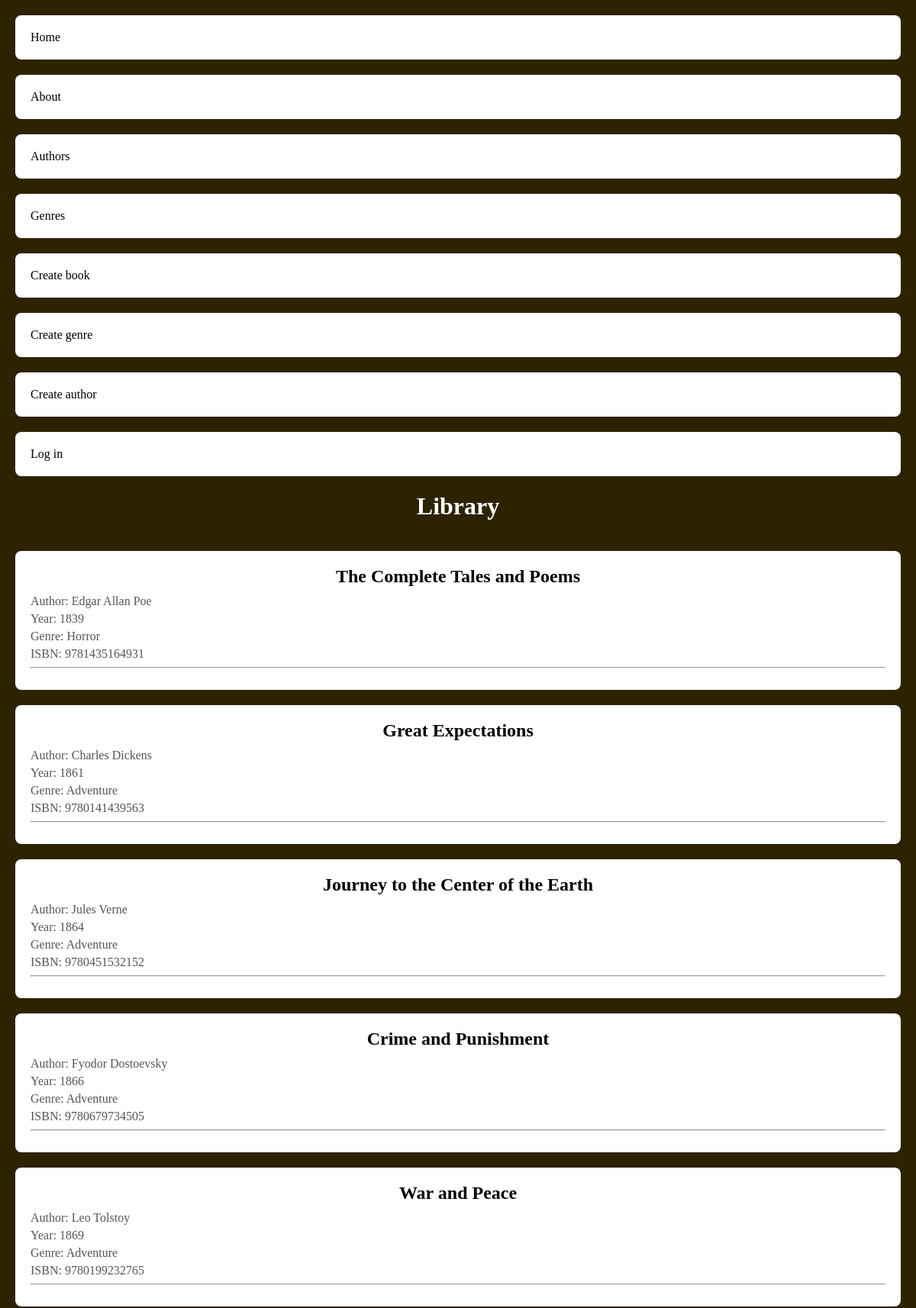
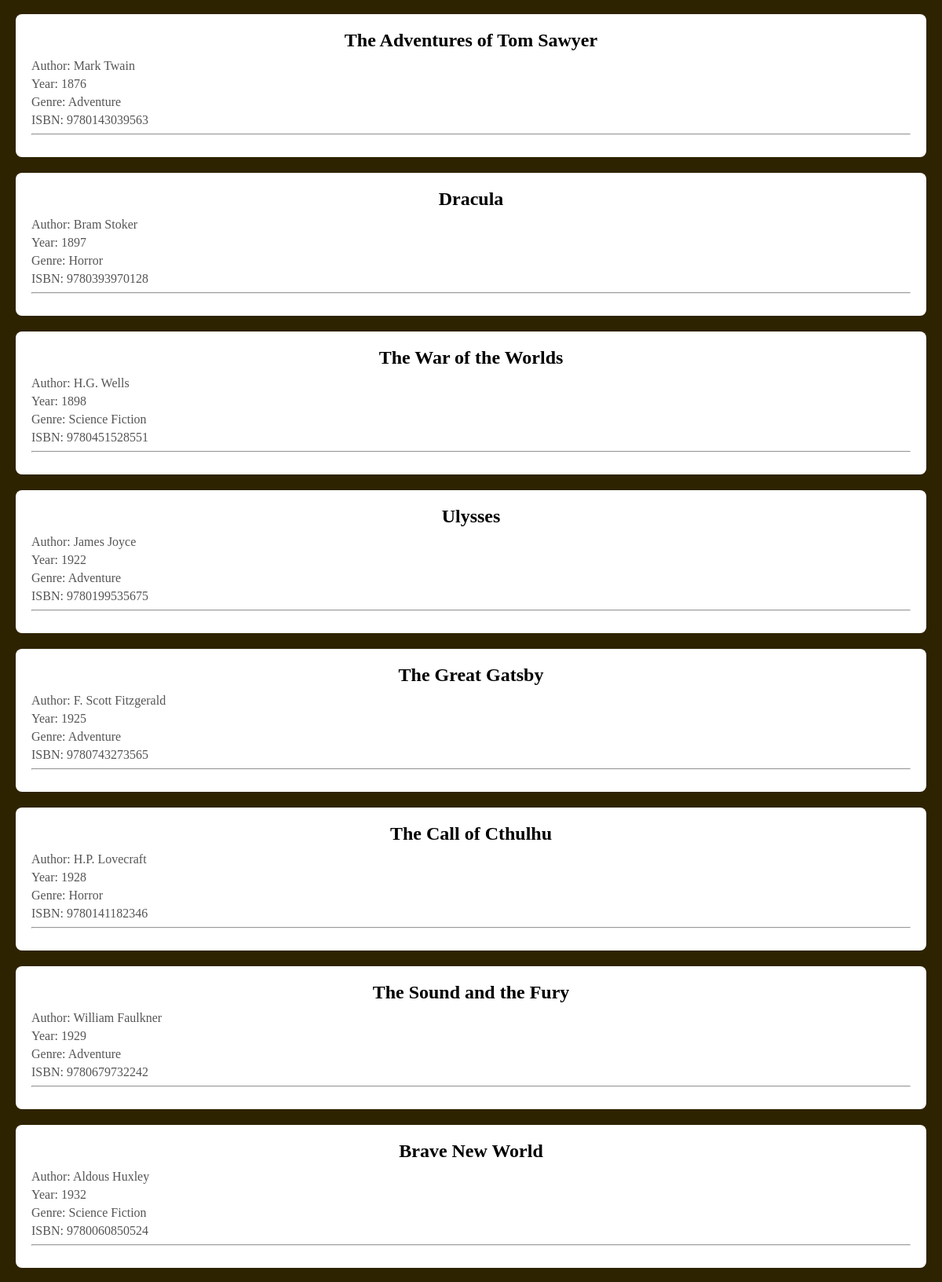
/library/ (upper part), run on the app's committed database (2 pictures, top to bottom).
### library/models.py (models this page shows)
class Book(models.Model):
    title = models.CharField(max_length=100)
    author = models.ForeignKey('Author', on_delete=models.CASCADE, null=True)
    genre = models.ForeignKey('Genre', on_delete=models.CASCADE, null=True)
    published_year = models.IntegerField()
    ISBN = models.CharField(max_length=200)
    def __str__(self):
        return f"{self.title} by {self.author}"
    class Meta:
        ordering = ["published_year"]
        indexes = [models.Index(fields=["published_year"])]

class Author(models.Model):
    name = models.CharField(max_length=100, db_index=True)
    def __str__(self):
        return self.name

class Genre(models.Model):
    genre = models.CharField(max_length=100, db_index=True)
    def __str__(self):
        return self.genre

### library/views.py (the view)
# urls.py: path('', views.index, name='home'),
def index(request):
    context = {"title": "Library", 'books': Book.objects.all()}
    print(Book.objects.all())
    return render(request, 'library/index.html', context=context)

### library/templatetags/tags.py (called while the page is built)
@register.simple_tag()
def get_menu():
    return views.menu

### library/templates/library/index.html
{%extends 'base.html'%}
{%block content%}
<h1>{{ title }}</h1>
<ul>
{%for book in books%}
    <li>
        <h2><a href="{% url 'book_by_id' book.id %}">{{ book.title }}</a></h2>
        <p>Author: {{ book.author }}</p>
        <p>Year: {{ book.published_year }}</p>
        <p>Genre: {{ book.genre }}</p>
        <p>ISBN: {{ book.ISBN }}</p>
        {%if not forloop.last%}
        <hr>
        {%endif%}
    </li>
    {%endfor%}
</ul>
{%endblock%}

### library/static/library/css/index.css (style rules this page uses)
body { margin: 20px; background-color: #2E2300; }
h1, h2 { text-align: center; margin-bottom: 40px; color: white; }
ul { list-style-type: none; padding: 0px; }
li { background: #FFF; border-radius: 8px; margin-bottom: 20px; padding: 20px; transition: background; }
li h2 { margin: 0 0 10px; }
li a { text-decoration: none; color: #000; transition: color; }
li p { margin: 5px 0 5px; color: #555; }

### data on the page
Book: title "The Complete Tales and Poems", author "Edgar Allan Poe", published_year "1839", genre "Horror", ISBN "9781435164931"
Book: title "Great Expectations", author "Charles Dickens", published_year "1861", genre "Adventure", ISBN "9780141439563"
Book: title "Journey to the Center of the Earth", author "Jules Verne", published_year "1864", genre "Adventure", ISBN "9780451532152"
Book: title "Crime and Punishment", author "Fyodor Dostoevsky", published_year "1866", genre "Adventure", ISBN "9780679734505"
Book: title "War and Peace", author "Leo Tolstoy", published_year "1869", genre "Adventure", ISBN "9780199232765"
Book: title "The Adventures of Tom Sawyer", author "Mark Twain", published_year "1876", genre "Adventure", ISBN "9780143039563"
Book: title "Dracula", author "Bram Stoker", published_year "1897", genre "Horror", ISBN "9780393970128"
Book: title "The War of the Worlds", author "H.G. Wells", published_year "1898", genre "Science Fiction", ISBN "9780451528551"
Book: title "Ulysses", author "James Joyce", published_year "1922", genre "Adventure", ISBN "9780199535675"
Book: title "The Great Gatsby", author "F. Scott Fitzgerald", published_year "1925", genre "Adventure", ISBN "9780743273565"
Book: title "The Call of Cthulhu", author "H.P. Lovecraft", published_year "1928", genre "Horror", ISBN "9780141182346"
Book: title "The Sound and the Fury", author "William Faulkner", published_year "1929", genre "Adventure", ISBN "9780679732242"
Book: title "Brave New World", author "Aldous Huxley", published_year "1932", genre "Science Fiction", ISBN "9780060850524"

### other printed values
{{ item.title }} "Home" "About" "Authors" "Genres" "Create book" "Create genre" "Create author" "Log in"
{{ title }} "Library"
